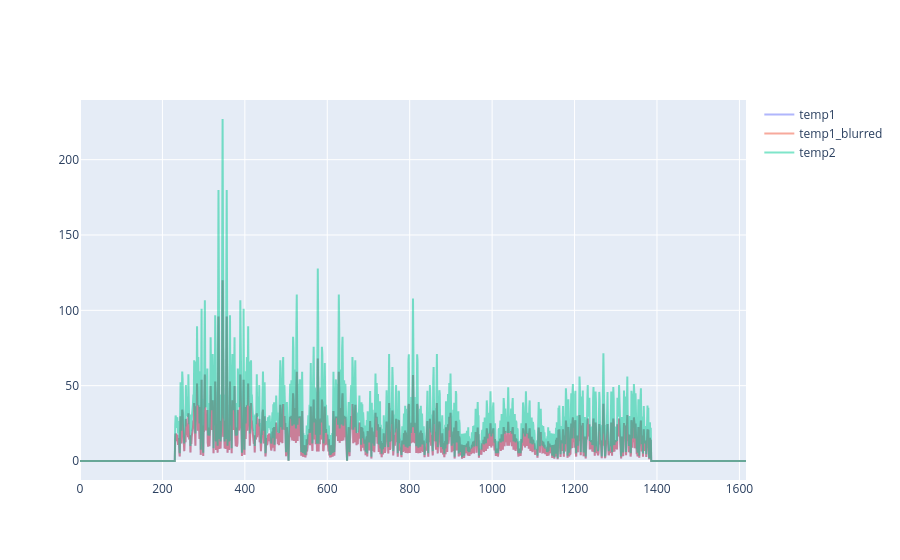

Here is the notebook cell this chart was saved with:
### Code cell
data = []
data.append(fourier_transform_voxel(temp[0], freq_cutoff=5))
data.append(fourier_transform_voxel(gaussian_blur_properties(temp[0], sigma=0.12), freq_cutoff=5))
data.append(fourier_transform_voxel(gaussian_blur_properties(temp[0], sigma=1), freq_cutoff=5))
# data.append(fourier_transform_voxel(temp[-3], freq_cutoff=5))
# data.append(fourier_transform_voxel(gaussian_blur_properties(temp[-3], sigma=1), freq_cutoff=5))

names = ['temp1', 'temp1_blurred', 'temp2', 'temp2_blurred']

fig = go.Figure()
for i in range(len(data)):
    fig.add_traces(
        go.Scatter(x = list(range(len(data[0]))),
                   y = data[i], 
                   name = names[i]
                #    marker=dict(opacity=0.5)
                )
    )
fig.update_traces(opacity=0.5)
fig.show()

### Figure 1 — Plotly figure (JSON) as saved in the notebook; plotly's stock layout.template omitted (floating-point values rounded to 4 significant figures; data arrays with more than 128 entries replaced by an {"elided": "..."} marker saying what was removed)
{"data": [{"name": "temp1", "opacity": 0.5, "type": "scatter", "x": {"elided": "1617 int values"}, "y": {"elided": "1617 float values"}}, {"name": "temp1_blurred", "opacity": 0.5, "type": "scatter", "x": {"elided": "1617 int values"}, "y": {"elided": "1617 float values"}}, {"name": "temp2", "opacity": 0.5, "type": "scatter", "x": {"elided": "1617 int values"}, "y": {"elided": "1617 float values"}}], "layout": {}}
